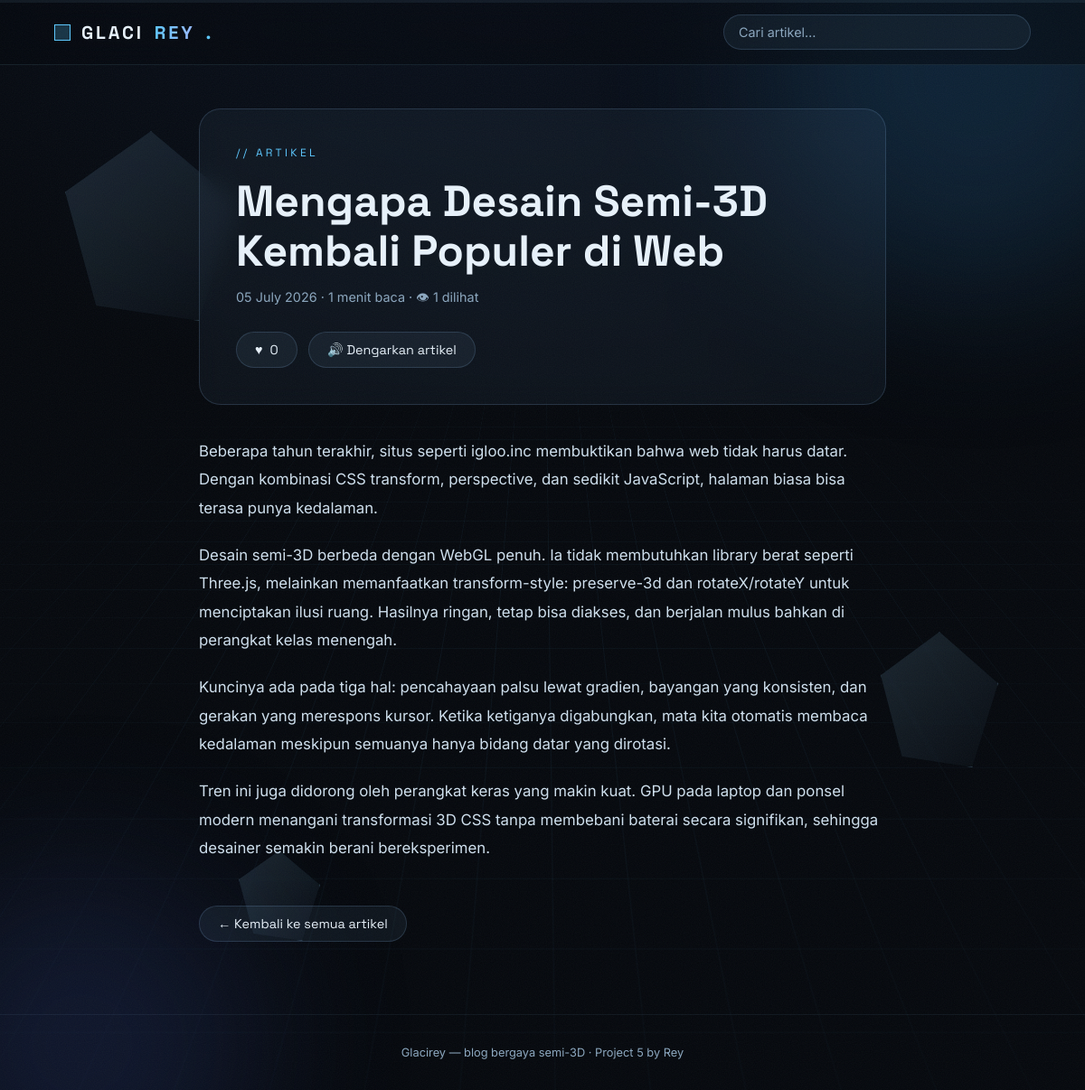
Screenshot of /post/mengapa-desain-semi-3d-kembali-populer-di-web/ with the database file from the repository.
### posts/models.py (models this page shows, shortened)
class Post(models.Model):
    title = models.CharField(max_length=200)
    slug = models.SlugField(max_length=220, unique=True, blank=True)
    excerpt = models.CharField(max_length=300, blank=True)
    content = models.TextField()
    created_at = models.DateTimeField(auto_now_add=True)
    updated_at = models.DateTimeField(auto_now=True)
    views = models.PositiveIntegerField(default=0)
    likes = models.PositiveIntegerField(default=0)
    class Meta:
        ordering = ["-created_at"]
    @property
    def reading_time(self):
        words = len(self.content.split())
        return max(1, math.ceil(words / 200))

### posts/views.py (the view)
# urls.py: path("post/<slug:slug>/", views.post_detail, name="post_detail"),
def post_detail(request, slug):
    post = get_object_or_404(Post, slug=slug)
    viewed = request.session.setdefault("viewed_posts", [])
    if post.pk not in viewed:
        Post.objects.filter(pk=post.pk).update(views=post.views + 1)
        post.views += 1
        viewed.append(post.pk)
        request.session.modified = True
    liked = post.pk in request.session.get("liked_posts", [])
    return render(request, "posts/post_detail.html", {"post": post, "liked": liked})

### posts/templates/posts/post_detail.html (shortened to what this page needs)
{% extends "posts/base.html" %}
{% block content %}
<article class="article">
  <header class="article-head tilt-soft">
    <p class="hero-kicker">// ARTIKEL</p>
    <h1 class="article-title">{{ post.title }}</h1>
    <p class="article-meta">
      {{ post.created_at|date:"d F Y" }} · {{ post.reading_time }} menit baca · 👁 {{ post.views }} dilihat
    </p>
    <div class="article-actions">
      <button id="like-btn" class="btn-like {% if liked %}liked{% endif %}"
              data-url="{% url 'post_like' post.slug %}" type="button">
        <span class="heart">♥</span> <span id="like-count">{{ post.likes }}</span>
      </button>
      <button id="tts-btn" class="btn-ghost" type="button">🔊 Dengarkan artikel</button>
    </div>
  </header>
  <div class="article-body" id="article-body">
    {{ post.content|linebreaks }}
  </div>
  <footer class="article-foot">
    <a href="{% url 'post_list' %}" class="btn-ghost">← Kembali ke semua artikel</a>
  </footer>
</article>
{% endblock %}

### posts/static/posts/css/style.css (style rules this page uses)
:root { --bg: #05080d; --bg-2: #0a1220; --ice: #bfe3ff; --ice-dim: #7da8c9; --accent: #5cc8ff; --accent-2: #9db8ff; --card: rgba(140, 190, 235, 0.06); --card-border: rgba(140, 190, 235, 0.18); --text: #e8f2fb; --muted: #8ba7bf; --font-display: "Space Grotesk", sans-serif; --font-body: "Inter", sans-serif; }
* { margin: 0; padding: 0; box-sizing: border-box; }
html { scroll-behavior: smooth; }
body { background: var(--bg); color: var(--text); font-family: var(--font-body); overflow-x: hidden; min-height: 100vh; }
a { color: var(--accent); text-decoration: none; }
.hero-kicker { font-family: var(--font-display); color: var(--accent); letter-spacing: 0.28em; font-size: 0.75rem; margin-bottom: 18px; }
.article { max-width: 760px; margin: 0 auto; padding-top: 48px; }
.article-head { padding: 40px; border-radius: 24px; border: 1px solid var(--card-border); background: var(--card); backdrop-filter: blur(12px); transition: transform 0.2s ease-out; }
.article-title { font-family: var(--font-display); font-size: clamp(1.8rem, 4.5vw, 3rem); line-height: 1.15; margin-bottom: 14px; }
.article-meta { color: var(--muted); font-size: 0.9rem; }
.article-actions { display: flex; gap: 12px; margin-top: 24px; flex-wrap: wrap; }
.btn-like, .btn-ghost { font-family: var(--font-display); font-size: 0.9rem; padding: 10px 20px; border-radius: 999px; border: 1px solid var(--card-border); background: rgba(140, 190, 235, 0.07); color: var(--text); cursor: pointer; transition: transform 0.15s, border-color 0.2s, background 0.2s; display: inline-flex; align-items: center; gap: 8px; }
.btn-like .heart { transition: transform 0.2s; }
.article-body { margin-top: 36px; font-size: 1.05rem; line-height: 1.85; color: #cfe0ee; }
.article-body p { margin-bottom: 1.3em; }
.article-foot { margin-top: 48px; }

### rows the page displays
Post: title "Mengapa Desain Semi-3D Kembali Populer di Web", created_at "05 July 2026", reading_time "1", views "1", likes "0", content "Beberapa tahun terakhir, situs seperti igloo.inc membuktikan bahwa web tidak harus datar. Dengan kombinasi CSS transform, perspective, dan sedikit JavaScript, halaman biasa bisa terasa punya kedalaman. Desain semi-3D berbeda dengan WebGL penuh. Ia tidak membutuhkan library berat seperti Three.js, melainkan memanfaatkan transform-style: preserve-3d dan rotateX/rotateY untuk menciptakan ilusi ruang. Hasilnya ringan, tetap bisa diakses, dan berjalan mulus bahkan di perangkat kelas menengah. Kuncinya ada pada tiga hal: pencahayaan palsu lewat gradien, bayangan yang konsisten, dan gerakan yang merespons kursor. Ketika ketiganya digabungkan, mata kita otomatis membaca kedalaman meskipun semuanya…"
